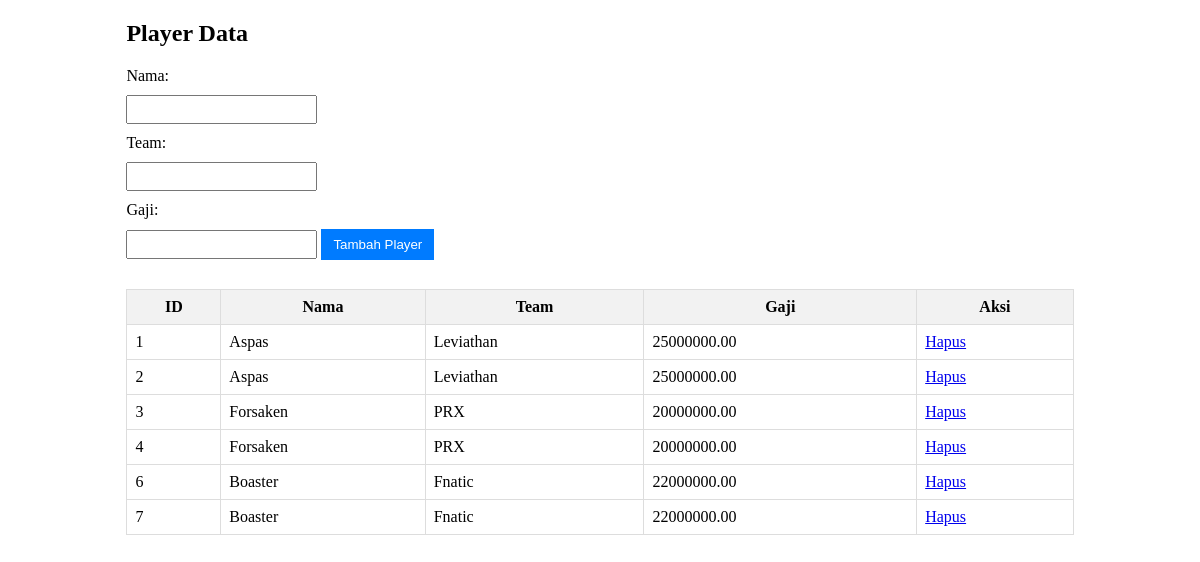
The page / on the database its author committed.
### tables this page shows
CREATE TABLE `player` (
  `id` int(11) NOT NULL,
  `nama` varchar(255) DEFAULT NULL,
  `team` varchar(255) DEFAULT NULL,
  `gaji` decimal(10,2) DEFAULT NULL
);

### Database.php (called while the page is built)
<?php
class Database
{
    private static $instance = null;
    private $conn;
    private $host = 'localhost';
    private $username = 'root';
    private $password = '';
    private $database = 'valorant';
    private function __construct()
    {
        $this->conn = new PDO("mysql:host={$this->host};dbname={$this->database}", $this->username, $this->password);
        $this->conn->setAttribute(PDO::ATTR_ERRMODE, PDO::ERRMODE_EXCEPTION);
    }
    public static function getInstance()
    {
        if (!self::$instance) {
            self::$instance = new Database();
        }
        return self::$instance;
    }
    public function getConnection()
    {
        return $this->conn;
    }
}
?>

### Player.php (called while the page is built, shortened)
<?php
require_once 'Database.php';
class Player
{
    private $db;
    public function __construct()
    {
        $this->db = Database::getInstance();
    }
    public function getAllPlayers()
    {
        $query = "SELECT * FROM player";
        $stmt = $this->db->getConnection()->query($query);
        return $stmt->fetchAll(PDO::FETCH_ASSOC);
    }
}
?>

### Index.php (the view, shortened to what this page needs)
<?php
require_once 'Player.php';
$player = new Player();
$players = $player->getAllPlayers();
?>
<!DOCTYPE html>
<html lang="en">
<head>
<link rel="stylesheet" href="style.css">
</head>
<body>
<div class="container">
    <h2>Player Data</h2>
    <form action="" method="post">
        <label for="nama">Nama:</label>
        <input type="text" id="nama" name="nama" required>
        <label for="team">Team:</label>
        <input type="text" id="team" name="team" required>
        <label for="gaji">Gaji:</label>
        <input type="number" id="gaji" name="gaji" required>
        <button type="submit">Tambah Player</button>
    </form>
    <table>
        <tr>
            <th>ID</th>
            <th>Nama</th>
            <th>Team</th>
            <th>Gaji</th>
            <th>Aksi</th>
        </tr>
        <?php foreach ($players as $player) : ?>
            <tr>
                <td><?php echo $player['id']; ?></td>
                <td><?php echo $player['nama']; ?></td>
                <td><?php echo $player['team']; ?></td>
                <td><?php echo $player['gaji']; ?></td>
                <td><a href="?delete=<?php echo $player['id']; ?>" onclick="return confirm('Apakah Anda yakin ingin menghapus pemain ini?')">Hapus</a></td>
            </tr>
        <?php endforeach; ?>
    </table>
</div>
</body>
</html>

### style.css (style rules this page uses)
.container { margin: 20px auto; width: 80%; }
form { margin-bottom: 20px; }
form label { display: block; margin-bottom: 10px; }
form input { margin-bottom: 10px; padding: 5px; }
form button { padding: 8px 12px; background-color: #007bff; color: #fff; border: none; cursor: pointer; }
table { width: 100%; border-collapse: collapse; }
table th, table td { border: 1px solid #ddd; padding: 8px; }
table th { background-color: #f2f2f2; }

### rows shown on the page
player: id "1", nama "Aspas", team "Leviathan", gaji "25000000.00"
player: id "2", nama "Aspas", team "Leviathan", gaji "25000000.00"
player: id "3", nama "Forsaken", team "PRX", gaji "20000000.00"
player: id "4", nama "Forsaken", team "PRX", gaji "20000000.00"
player: id "6", nama "Boaster", team "Fnatic", gaji "22000000.00"
player: id "7", nama "Boaster", team "Fnatic", gaji "22000000.00"
